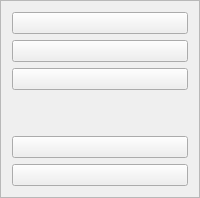
     <widget class="QFrame" name="leftSideMenu_Frame">
      <property name="sizePolicy">
       <sizepolicy hsizetype="Preferred" vsizetype="Preferred">
        <horstretch>1</horstretch>
        <verstretch>0</verstretch>
       </sizepolicy>
      </property>
      <property name="frameShape">
       <enum>QFrame::StyledPanel</enum>
      </property>
      <property name="frameShadow">
       <enum>QFrame::Raised</enum>
      </property>
      <layout class="QVBoxLayout" name="verticalLayout">
       <item>
        <widget class="QPushButton" name="xlsRawImportPage_Button">
         <property name="cursor">
          <cursorShape>ArrowCursor</cursorShape>
         </property>
         <property name="toolTip">
          <string>Import raw excel file</string>
         </property>
         <property name="whatsThis">
          <string>&lt;html&gt;&lt;head/&gt;&lt;body&gt;&lt;p&gt;Import raw Excel file to Parse&lt;/p&gt;&lt;/body&gt;&lt;/html&gt;</string>
         </property>
         <property name="text">
          <string/>
         </property>
         <property name="icon">
          <iconset resource="resources/icons.qrc">
           <normaloff>:/file_open/icons/icons8-excel.svg</normaloff>:/file_open/icons/icons8-excel.svg</iconset>
         </property>
         <property name="iconSize">
          <size>
           <width>40</width>
           <height>40</height>
          </size>
         </property>
        </widget>
       </item>
       <item>
        <widget class="QPushButton" name="databaseEdit_Button_2">
         <property name="enabled">
          <bool>true</bool>
         </property>
         <property name="toolTip">
          <string>Choose Parsed Excel File</string>
         </property>
         <property name="whatsThis">
          <string>Database</string>
         </property>
         <property name="text">
          <string/>
         </property>
         <property name="icon">
          <iconset resource="resources/icons.qrc">
           <normaloff>:/file_open/icons/icons8-database-100.png</normaloff>:/file_open/icons/icons8-database-100.png</iconset>
         </property>
         <property name="iconSize">
          <size>
           <width>40</width>
           <height>40</height>
          </size>
         </property>
        </widget>
       </item>
       <item>
        <widget class="QPushButton" name="wordParsePage_Button">
         <property name="toolTip">
          <string>Parse Excel to Word Documents</string>
         </property>
         <property name="text">
          <string/>
         </property>
         <property name="icon">
          <iconset resource="resources/icons.qrc">
           <normaloff>:/file_open/icons/icons8-word-100.png</normaloff>:/file_open/icons/icons8-word-100.png</iconset>
         </property>
         <property name="iconSize">
          <size>
           <width>40</width>
           <height>40</height>
          </size>
         </property>
        </widget>
       </item>
       <item>
        <spacer name="verticalSpacer">
         <property name="orientation">
          <enum>Qt::Vertical</enum>
         </property>
         <property name="sizeHint" stdset="0">
          <size>
           <width>20</width>
           <height>40</height>
          </size>
         </property>
        </spacer>
       </item>
       <item>
        <widget class="QPushButton" name="settingsEdit_Button">
         <property name="enabled">
          <bool>true</bool>
         </property>
         <property name="toolTip">
          <string>Choose Parsed Excel File</string>
         </property>
         <property name="whatsThis">
          <string>Config</string>
         </property>
         <property name="text">
          <string/>
         </property>
         <property name="icon">
          <iconset resource="resources/icons.qrc">
           <normaloff>:/file_open/icons/icons8-settings-128.png</normaloff>:/file_open/icons/icons8-settings-128.png</iconset>
         </property>
         <property name="iconSize">
          <size>
           <width>40</width>
           <height>40</height>
          </size>
         </property>
        </widget>
       </item>
       <item>
        <widget class="QPushButton" name="exit_Button">
         <property name="toolTip">
          <string>Exit from program</string>
         </property>
         <property name="text">
          <string/>
         </property>
         <property name="icon">
          <iconset resource="resources/icons.qrc">
           <normaloff>:/file_open/icons/icons8-exit-80.png</normaloff>:/file_open/icons/icons8-exit-80.png</iconset>
         </property>
         <property name="iconSize">
          <size>
           <width>40</width>
           <height>40</height>
          </size>
         </property>
        </widget>
       </item>
      </layout>
     </widget>
